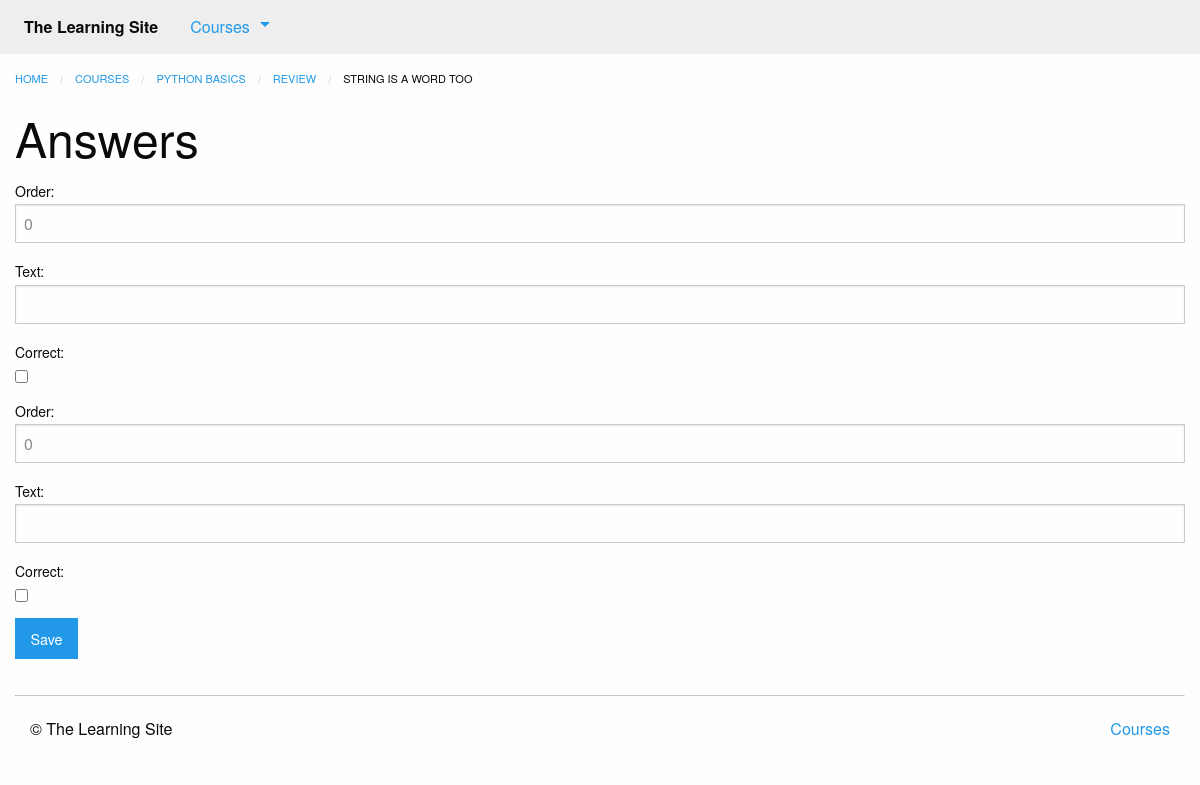
Before: /courses/1/create_answer/ (signed in) with the older database file.
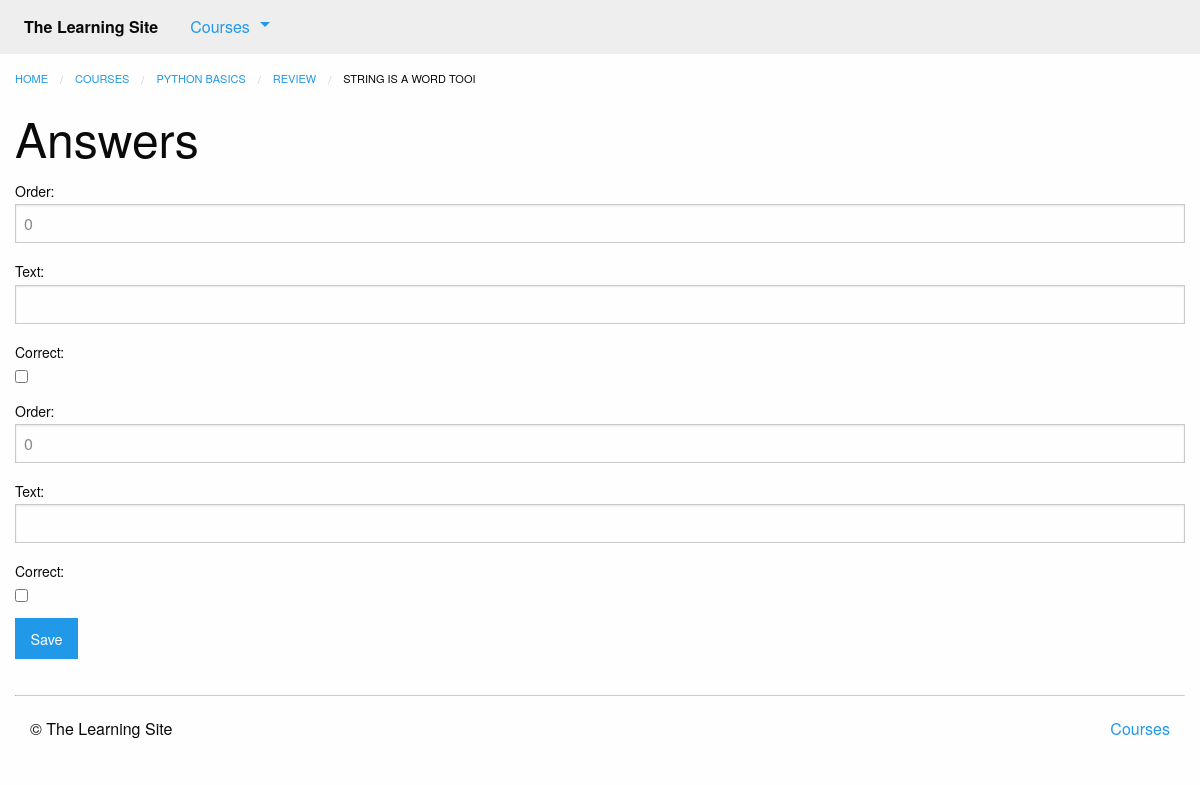
After: the same page with the newer database file.
### courses/models.py (models this page shows, shortened)
class Question(models.Model):
    quiz = models.ForeignKey(Quiz)
    order = models.IntegerField(default=0)
    prompt = models.TextField()
    class Meta:
        ordering = ['order',]
    def __str__(self):
        return self.prompt

class Step(models.Model):
    title = models.CharField(max_length=255)
    description = models.TextField()
    order = models.IntegerField(default=0)
    course = models.ForeignKey(Course)
    class Meta:
        abstract = True
        ordering = ['order',]

class Quiz(Step):
    total_questions = models.IntegerField(default=4)
    class Meta:
        verbose_name_plural = "Quizzes"

class Course(models.Model):
    created_at = models.DateTimeField(auto_now_add=True)
    title = models.CharField(max_length=255)
    description = models.TextField()

### courses/views.py (the view, shortened to what this page needs)
# urls.py: url(r'(?P<question_pk>\d+)/create_answer/$', views.answer_form,
@login_required
def answer_form(request, question_pk):
    question = get_object_or_404(models.Question, pk=question_pk)
    formset = forms.AnswerFormSet(queryset=question.answer_set.all())
    return render(request, 'courses/answer_form.html', {'formset': formset, 'question': question})

### courses/templatetags/course_extras.py (called while the page is built)
@register.inclusion_tag('courses/course_nav.html')
def nav_courses_list():
    courses = Course.objects.all()[:5]
    return {'courses': courses}

### courses/templates/courses/answer_form.html (shortened to what this page needs)
{% extends "courses/layout.html" %}
{% load course_extras %}
{% block breadcrumbs %}
    <li><a href="{% url 'courses:detail' pk=question.quiz.course.pk %}">{{ question.quiz.course.title }}</a></li>
    <li><a href="{% url 'courses:quiz' course_pk=question.quiz.course.pk step_pk=question.quiz.pk %}">{{ question.quiz.title }}</a></li>
    <li>{{ question.prompt }}</li>
{% endblock %}
{% block content %}
    <div class="row columns">
    	{{ block.super }}
    </div>
    <div class="row columns">
        <h1>Answers</h1>
        <form method="POST" action="">
            <section>
            	{{ formset }}
            </section>
            <input type="submit" class="button" value="Save">
        </form>
    </div>
{% endblock %}

Changed rows visible on the page:
changed Question "PYTHON BASICS": prompt "STRING IS A WORD TOO" → "STRING IS A WORD TOOI"
